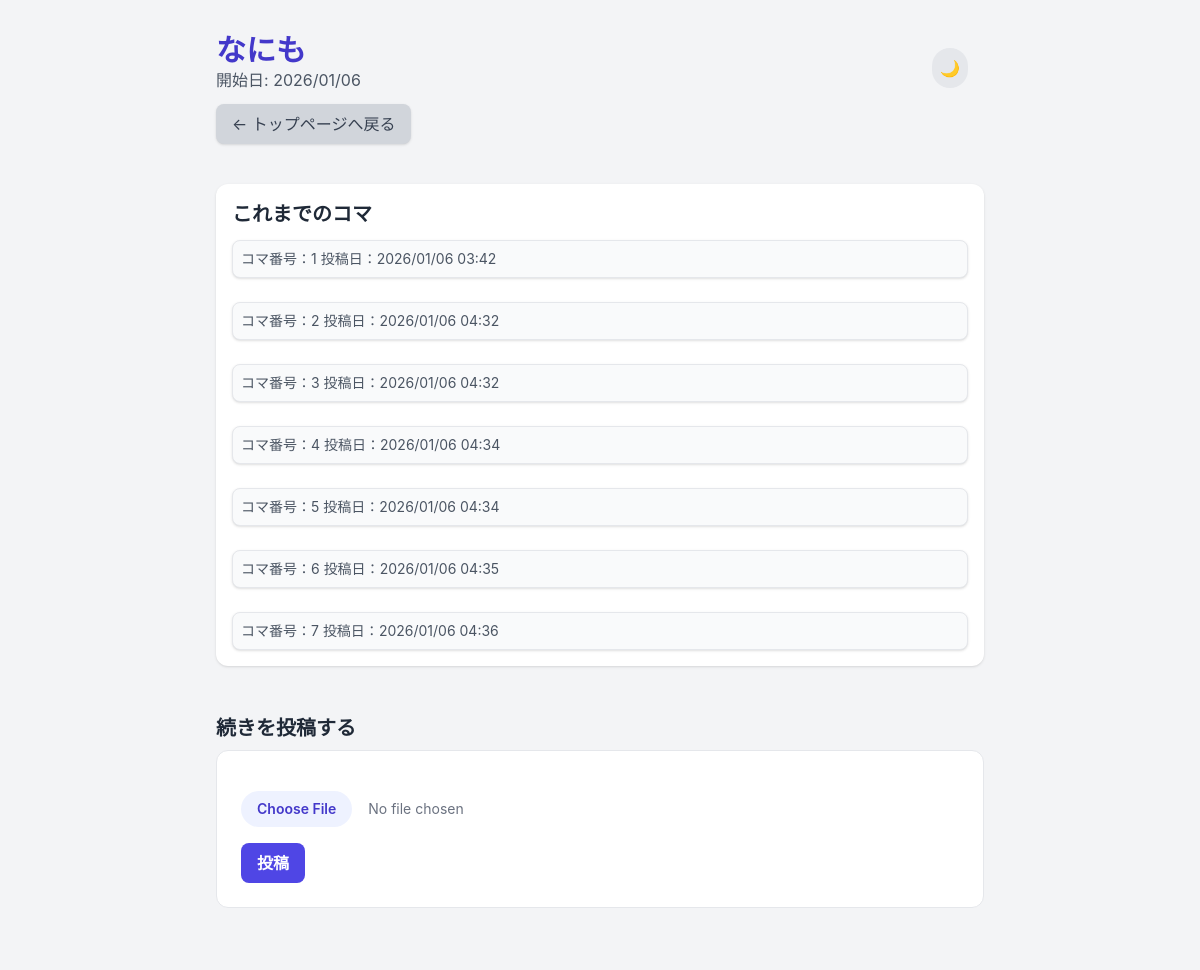
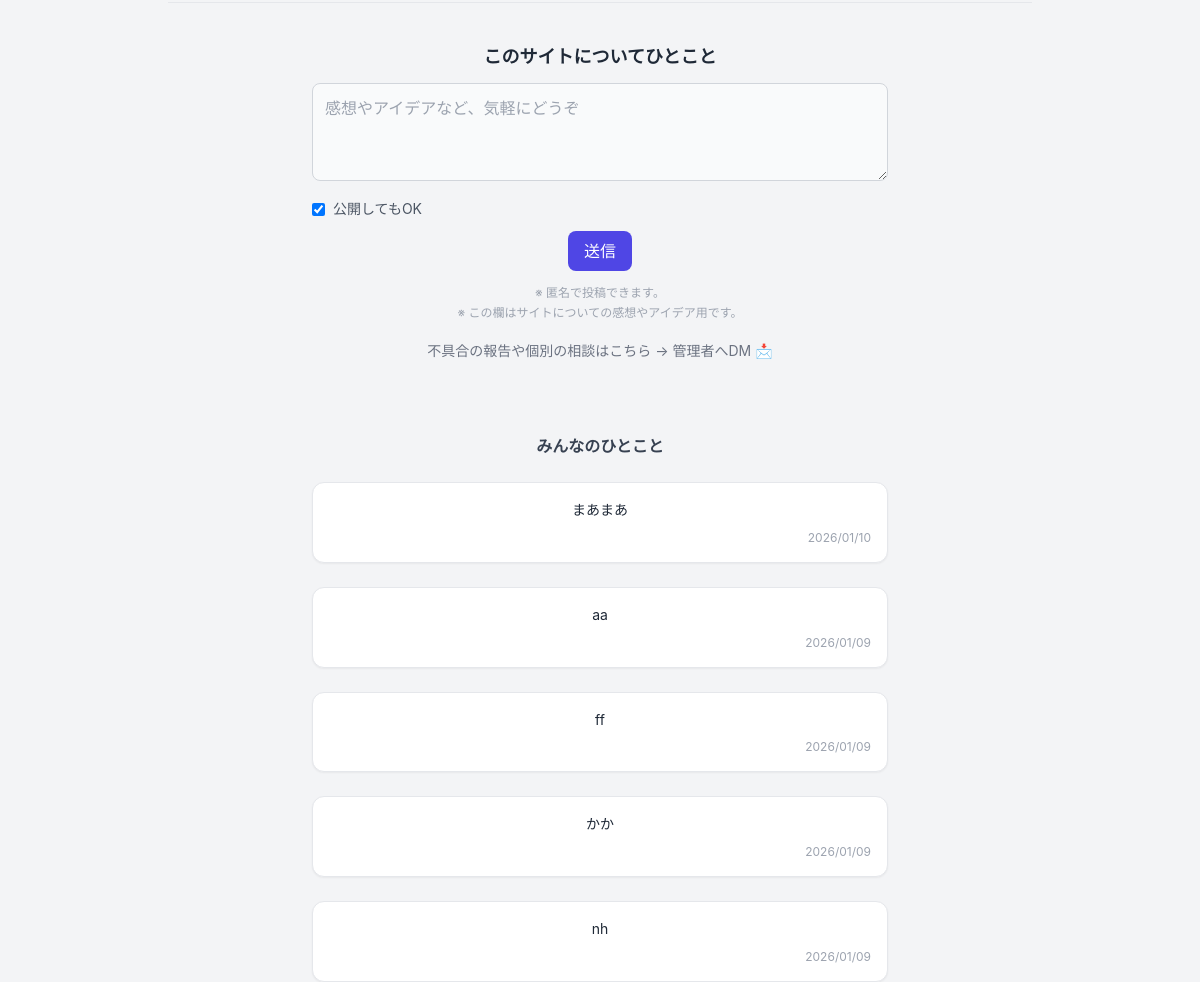
The page /comic/16 on the database its author committed (2 pictures, top to bottom).
### app.py (models this page shows, shortened)
class Comic(db.Model):
    __tablename__ = 'comic'
    id = db.Column(db.Integer, primary_key=True)
    title = db.Column(db.String(100), default='無題の漫画リレー')
    started_at = db.Column(db.DateTime, default=datetime.utcnow)
    is_completed = db.Column(db.Boolean, default=False)
    is_deleted = db.Column(db.Integer, default=0, nullable=False)
    max_koma = db.Column(db.Integer, default=20)
    komas = db.relationship('Koma', backref='comic', lazy='dynamic')

class Koma(db.Model):
    __tablename__ = 'koma'
    id = db.Column(db.Integer, primary_key=True)
    comic_id = db.Column(db.Integer, db.ForeignKey('comic.id'), nullable=False)
    frame_number = db.Column(db.Integer, nullable=False)
    image_filename = db.Column(db.String(120), unique=True, nullable=False)
    posted_at = db.Column(db.DateTime, default=datetime.utcnow)
    is_deleted = db.Column(db.Integer, default=0, nullable=False)

class PublicComment(db.Model):
    __tablename__ = "public_comment"
    id = db.Column(db.Integer, primary_key=True)
    message = db.Column(db.Text, nullable=False)
    is_public = db.Column(db.Boolean, default=True)  # 公開 or 非公開
    admin_reply = db.Column(db.Text)
    created_at = db.Column(db.DateTime, default=datetime.utcnow)

### app.py (the view)
@app.route('/comic/<int:comic_id>')
def comic_detail(comic_id):
    comic = Comic.query.get_or_404(comic_id)
    komas = comic.komas.filter_by(
        is_deleted=0
    ).order_by(Koma.frame_number.asc()).all()
    koma_count = len(komas) # コマの数
    return render_template(
        'comic_detail.html',
        comic=comic,
        komas=komas,
        koma_count=koma_count
    )

### app.py (called while the page is built)
@app.context_processor
def inject_public_comments():
    comments = (
        PublicComment.query
        .filter_by(is_public=True)
        .order_by(PublicComment.created_at.desc())
        .limit(5)
        .all()
    )
    return dict(public_comments=comments)

### templates/comic_detail.html (shortened to what this page needs)
{% extends "base.html" %}
{% block content %}
<div class="max-w-3xl mx-auto">
  <header class="relative mb-10">
    <h1 class="text-3xl font-bold text-indigo-700 dark:text-[#C8A5FF]">{{ comic.title }}</h1>
    <p class="text-gray-600 dark:text-[#ABB6C6]">開始日: {{ comic.started_at.strftime('%Y/%m/%d') }}</p>
    <a href="{{ url_for('index') }}"
      class="inline-block mt-3 px-4 py-2 bg-gray-300 dark:bg-[#383C40] text-gray-700 dark:text-[#BFC9DD] rounded-lg shadow hover:bg-gray-400">
      ← トップページへ戻る
    </a>
    <button id="theme-toggle" class="absolute top-4 right-4
               p-2 rounded-full
               bg-gray-200 dark:bg-gray-700
               text-gray-800 dark:text-gray-200
               hover:scale-105 transition">
      🌙
    </button>
  </header>
  <section class="bg-white dark:bg-[#121212] p-4 rounded-xl shadow mb-6">
    <h2 class="text-xl font-bold mb-3 dark:text-gray-400">これまでのコマ</h2>
    <div class="space-y-6">
      {% for koma in komas %}
      <div class="border dark:border-[#414143] rounded-lg overflow-hidden bg-gray-50 shadow">
        <div class="p-2 text-gray-600 dark:text-gray-400 text-sm dark:bg-[#1F1F20]">
          コマ番号：{{ koma.frame_number }}
          投稿日：{{ koma.posted_at.strftime('%Y/%m/%d %H:%M') }}
        </div>
      </div>
      {% endfor %}
    </div>
  </section>
  {% set is_full = comic.max_koma is not none and koma_count >= comic.max_koma %}
  <section class="mt-12
    ">
    <h2 class="text-xl font-bold mb-2 text-gray-800 dark:text-gray-200">
      続きを投稿する
    </h2>
    <div class="
    rounded-xl p-6 border
    bg-white
    dark:bg-[#121212]
    border-gray-200
    dark:border-[#414143]
    transition
  ">
      <form action="{{ url_for('post_frame') }}" method="POST" enctype="multipart/form-data" class="space-y-4">
        <input type="file" name="file" required class="block w-full text-sm text-gray-500
               file:mr-4 file:py-2 file:px-4
               file:rounded-full file:border-0
               file:text-sm file:font-semibold
               file:bg-indigo-50 dark:file:bg-[#262C3F] file:text-indigo-700 dark:file:text-[#C8A5FF]
               hover:file:bg-indigo-100 hover:cursor-pointer file:hover:cursor-pointer">
        <button type="submit" class="px-4 py-2 rounded-lg font-semibold
               bg-indigo-600 text-white
               hover:bg-indigo-700 transition">
          投稿
        </button>
      </form>
    </div>
  </section>
</div>
{% endblock %}

### templates/base.html (shortened to what this page needs)
<!DOCTYPE html>
<html lang="ja">
<head>
  <script src="https://cdn.tailwindcss.com"></script>
</head>
<body class="min-h-screen pt-4 pl-4 pr-4 md:pt-8 md:pl-8 md:pr-8 transition-colors duration-300
         bg-gray-100 dark:bg-[#232325]
         text-gray-800 dark:text-gray-200">
  {% block content %}{% endblock %}
  <footer class="max-w-4xl mx-auto mt-16 px-4 text-center">
    {% if not hide_dm_link %}
    <div class="border-t pt-10 pb-6">
      <div class="max-w-xl mx-auto">
        <h3 class="text-lg font-bold mb-3 text-gray-800 dark:text-gray-100">
          このサイトについてひとこと
        </h3>
        <form action="{{ url_for('footer_comment') }}" method="POST" class="space-y-3">
          <textarea name="message" rows="3" required placeholder="感想やアイデアなど、気軽にどうぞ" class="w-full p-3 rounded-lg border
                 bg-gray-50 dark:bg-gray-800
                 text-gray-800 dark:text-gray-100
                 border-gray-300 dark:border-gray-700
                 focus:outline-none focus:ring-2 focus:ring-indigo-500"></textarea>
          <label class="flex items-center gap-2 text-sm text-gray-600 dark:text-gray-400">
            <input type="checkbox" name="is_public" checked>
            公開してもOK
          </label>
          <button type="submit" class="px-4 py-2 rounded-lg bg-indigo-600 text-white
                 hover:bg-indigo-700 transition">
            送信
          </button>
          <p class="text-xs text-gray-400 leading-relaxed">
            ※ 匿名で投稿できます。<br>
            ※ この欄はサイトについての感想やアイデア用です。<br>
          </p>
        </form>
        <div class="mt-4">
          <a href="{{ url_for('admin_dm') }}" class="inline-flex items-center gap-1 text-sm
                  text-gray-500 hover:text-indigo-600 transition">
            不具合の報告や個別の相談はこちら → 管理者へDM
            <span>📩</span>
          </a>
        </div>
      </div>
    </div>
    <div class="mt-12 max-w-xl mx-auto space-y-6">
      <h4 class="text-md font-semibold text-gray-700 dark:text-gray-300">
        みんなのひとこと
      </h4>
      {% if public_comments %}
      {% for c in public_comments %}
      <div class="
        p-4 rounded-xl
        bg-white dark:bg-gray-900
        border border-gray-200 dark:border-gray-700
        shadow-sm
        space-y-2
      ">
        <p class="text-sm text-gray-800 dark:text-gray-100 leading-relaxed">
          {{ c.message }}
        </p>
        <div class="text-xs text-gray-400 text-right">
          {{ c.created_at.strftime('%Y/%m/%d') }}
        </div>
      </div>
      {% endfor %}
      {% else %}
      <p class="text-sm text-gray-400">
        まだコメントはありません。
      </p>
      {% endif %}
    </div>
    {% endif %}
  </footer>
</body>
</html>

### templates/base.html (style rules this page uses)
body { font-family: 'Inter', sans-serif; }

### rows shown on the page
Comic: title "なにも", started_at "2026/01/06"
Koma: frame_number "1", posted_at "2026/01/06 03:42"
Koma: frame_number "2", posted_at "2026/01/06 04:32"
Koma: frame_number "3", posted_at "2026/01/06 04:32"
Koma: frame_number "4", posted_at "2026/01/06 04:34"
Koma: frame_number "5", posted_at "2026/01/06 04:34"
Koma: frame_number "6", posted_at "2026/01/06 04:35"
Koma: frame_number "7", posted_at "2026/01/06 04:36"
PublicComment: message "まあまあ", created_at "2026/01/10"
PublicComment: message "aa", created_at "2026/01/09"
PublicComment: message "ff", created_at "2026/01/09"
PublicComment: message "かか", created_at "2026/01/09"
PublicComment: message "nh", created_at "2026/01/09"
